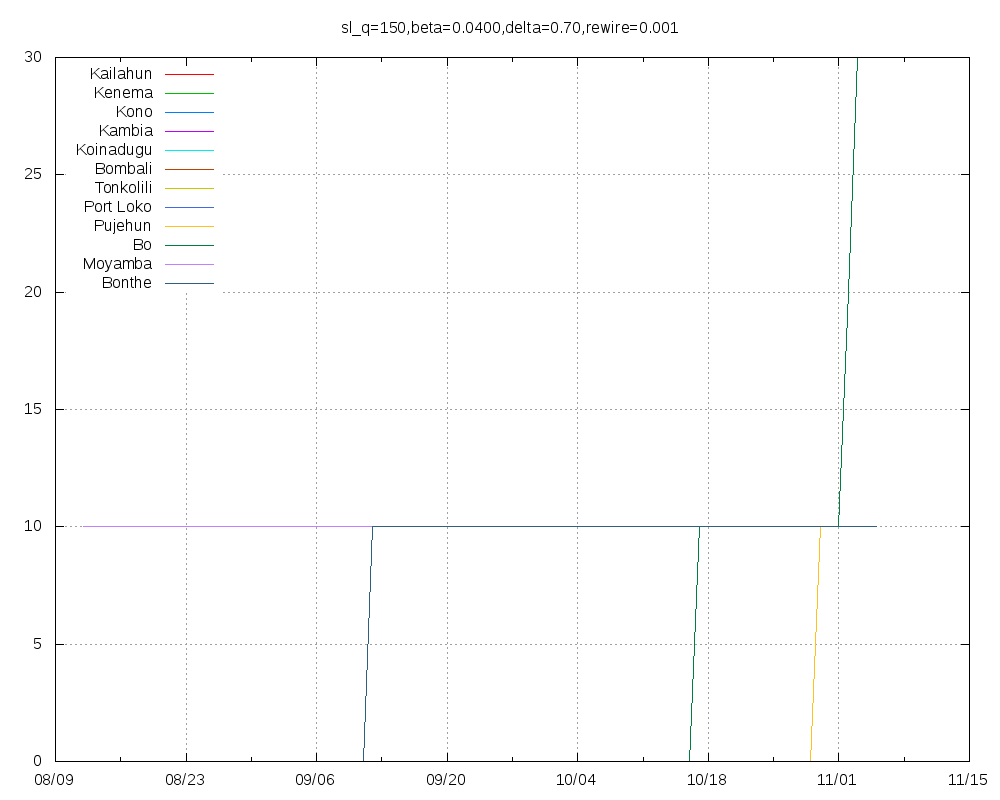

This chart was generated by the following gnuplot code:
set title "sl_q=150,beta=0.0400,delta=0.70,rewire=0.001"
set key top left
set grid
set xdata time
set timefmt "%Y-%m-%d"
set terminal png size 1000,800
set output "sl_q=150,beta=0.0400,delta=0.70,rewire=0.001.png"
plot "Kailahun.tab" using 1:2 title "Kailahun" with lines,"Kenema.tab" using 1:2 title "Kenema" with lines,"Kono.tab" using 1:2 title "Kono" with lines,"Kambia.tab" using 1:2 title "Kambia" with lines,"Koinadugu.tab" using 1:2 title "Koinadugu" with lines,"Bombali.tab" using 1:2 title "Bombali" with lines,"Tonkolili.tab" using 1:2 title "Tonkolili" with lines,"Port_Loko.tab" using 1:2 title "Port Loko" with lines,"Pujehun.tab" using 1:2 title "Pujehun" with lines,"Bo.tab" using 1:2 title "Bo" with lines,"Moyamba.tab" using 1:2 title "Moyamba" with lines,"Bonthe.tab" using 1:2 title "Bonthe" with lines
